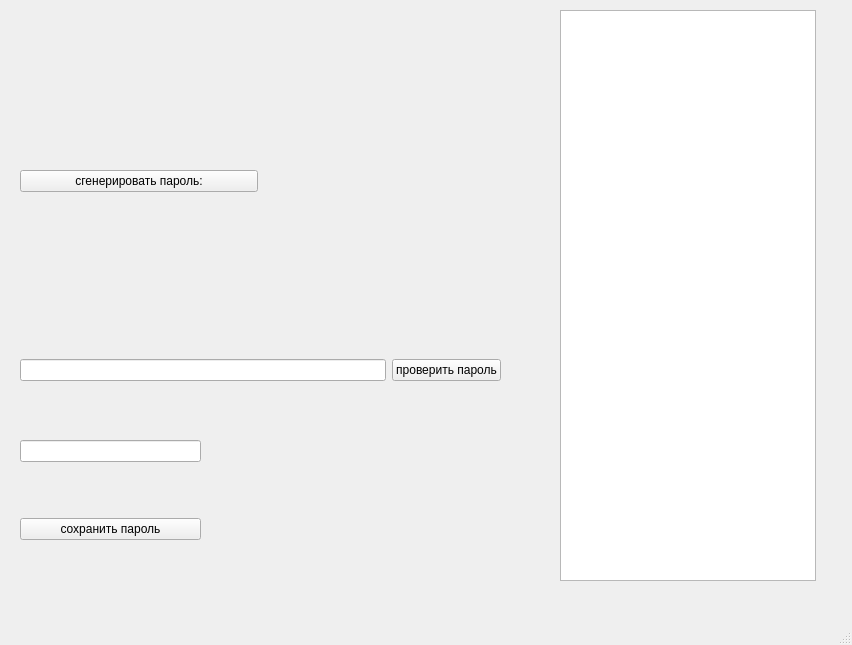
<?xml version="1.0" encoding="UTF-8"?>
<ui version="4.0">
 <class>MainWindow</class>
 <widget class="QMainWindow" name="MainWindow">
  <property name="geometry">
   <rect>
    <x>0</x>
    <y>0</y>
    <width>852</width>
    <height>645</height>
   </rect>
  </property>
  <property name="windowTitle">
   <string>MainWindow</string>
  </property>
  <widget class="QWidget" name="centralwidget">
   <widget class="QWidget" name="verticalLayoutWidget">
    <property name="geometry">
     <rect>
      <x>20</x>
      <y>10</y>
      <width>481</width>
      <height>371</height>
     </rect>
    </property>
    <layout class="QVBoxLayout" name="verticalLayout">
     <item>
      <layout class="QHBoxLayout" name="horizontalLayout">
       <item>
        <widget class="QPushButton" name="pushButton">
         <property name="text">
          <string>сгенерировать пароль:</string>
         </property>
        </widget>
       </item>
       <item>
        <widget class="QLabel" name="label">
         <property name="text">
          <string/>
         </property>
        </widget>
       </item>
      </layout>
     </item>
     <item>
      <layout class="QHBoxLayout" name="horizontalLayout_2">
       <item>
        <widget class="QLineEdit" name="lineEdit"/>
       </item>
       <item>
        <widget class="QPushButton" name="pushButton_1">
         <property name="text">
          <string>проверить пароль</string>
         </property>
        </widget>
       </item>
      </layout>
     </item>
    </layout>
   </widget>
   <widget class="QWidget" name="verticalLayoutWidget_2">
    <property name="geometry">
     <rect>
      <x>20</x>
      <y>390</y>
      <width>181</width>
      <height>201</height>
     </rect>
    </property>
    <layout class="QVBoxLayout" name="verticalLayout_2">
     <item>
      <widget class="QLineEdit" name="lineEdit_2"/>
     </item>
     <item>
      <widget class="QPushButton" name="pushButton_2">
       <property name="text">
        <string>сохранить пароль</string>
       </property>
      </widget>
     </item>
    </layout>
   </widget>
   <widget class="QTableView" name="tableView">
    <property name="geometry">
     <rect>
      <x>560</x>
      <y>10</y>
      <width>256</width>
      <height>571</height>
     </rect>
    </property>
   </widget>
  </widget>
  <widget class="QMenuBar" name="menubar">
   <property name="geometry">
    <rect>
     <x>0</x>
     <y>0</y>
     <width>852</width>
     <height>26</height>
    </rect>
   </property>
  </widget>
  <widget class="QStatusBar" name="statusbar"/>
 </widget>
 <resources/>
 <connections/>
</ui>
